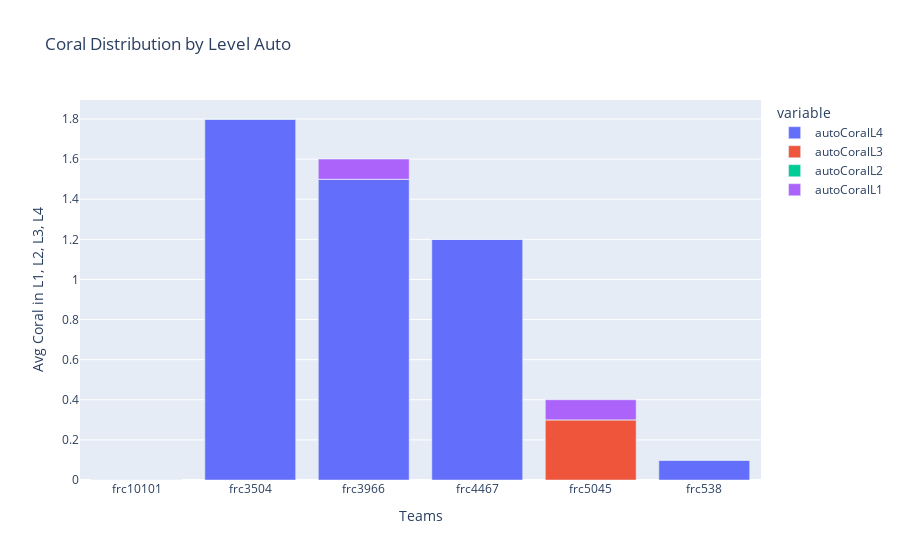
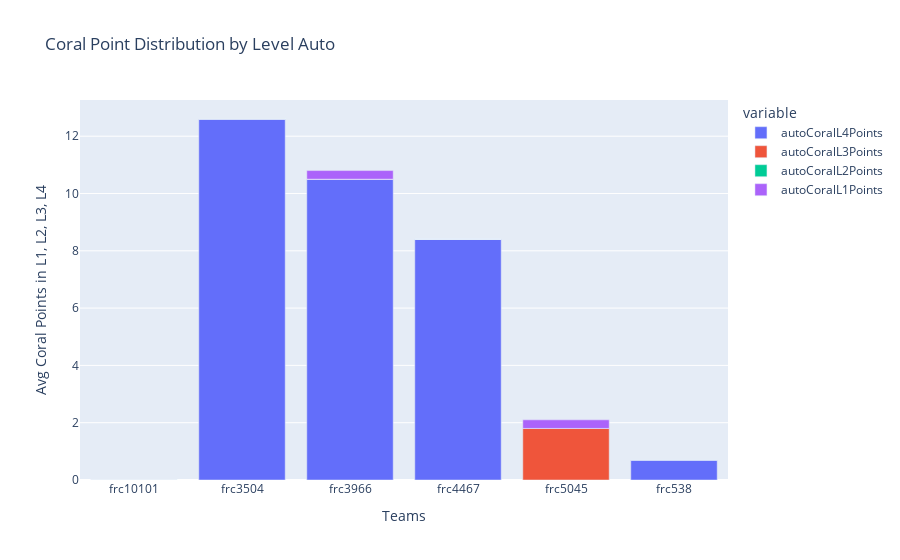
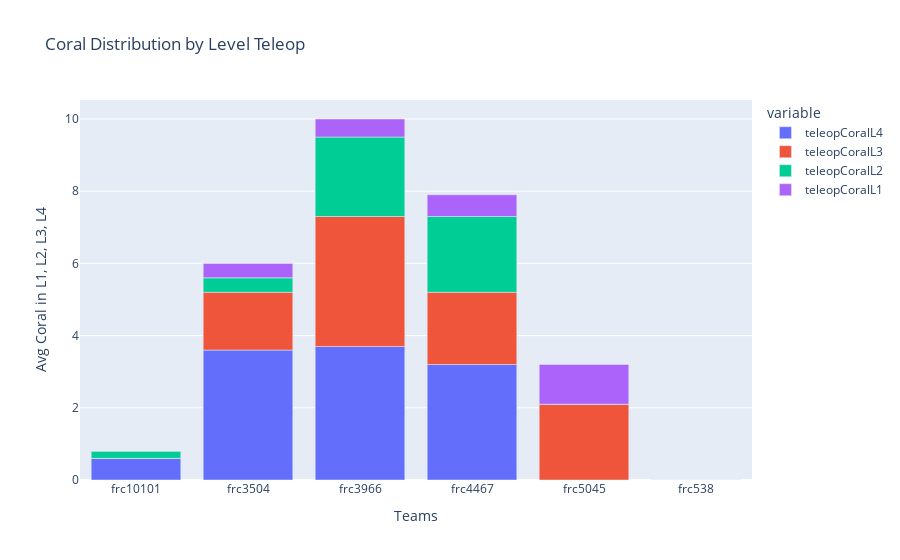
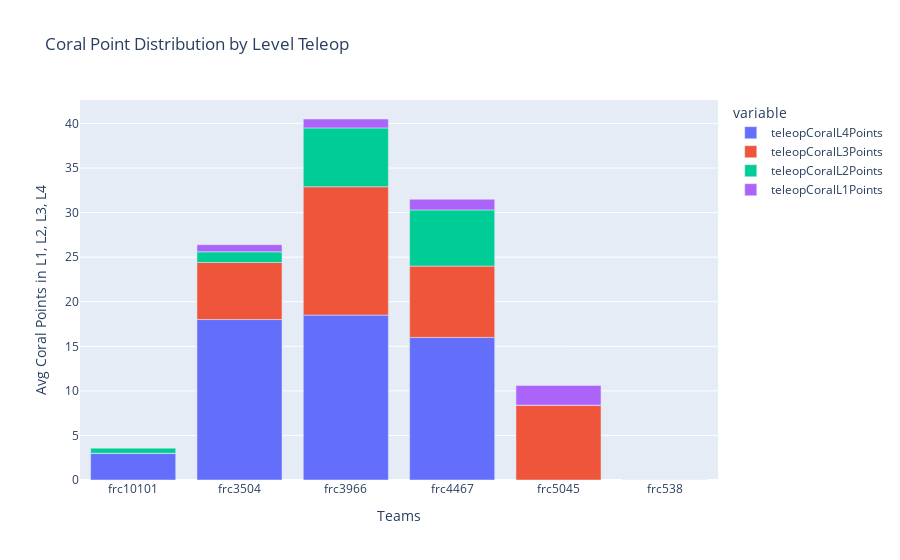

The notebook cell these images were saved under, in order:
### Code cell
import pandas as pd
import plotly.express as px
df = pd.read_csv("data/2025tnkn/match_scouting.csv")
teams = ["frc3504", "frc4467", "frc10101", "frc5045", "frc538", "frc3966"]
selected_teams = df[df["team_key"].isin(teams)]
# print(selected_teams)
avg = selected_teams.groupby("team_key").mean(numeric_only = True).reset_index()
# print(avg)
avg_by_point = avg[["team_key", "autoCoralL4", "autoCoralL3", "autoCoralL2", "autoCoralL1"]]
# print("Before")
# print(avg_by_point)
avg_by_point["autoCoralL4Points"] = avg["autoCoralL4"] * 7
avg_by_point["autoCoralL3Points"] = avg["autoCoralL3"] * 6
avg_by_point["autoCoralL2Points"] = avg["autoCoralL2"] * 4
avg_by_point["autoCoralL1Points"] = avg["autoCoralL1"] * 3
# print("After")
# print(avg_by_point)

avg_by_point_teleop = avg[["team_key", "teleopCoralL4", "teleopCoralL3", "teleopCoralL2", "teleopCoralL1"]]
avg_by_point_teleop["teleopCoralL4Points"] = avg["teleopCoralL4"] * 5
avg_by_point_teleop["teleopCoralL3Points"] = avg["teleopCoralL3"] * 4
avg_by_point_teleop["teleopCoralL2Points"] = avg["teleopCoralL2"] * 3
avg_by_point_teleop["teleopCoralL1Points"] = avg["teleopCoralL1"] * 2

# Avg Auto Coral by Team
fig = px.bar(avg, x = "team_key", y = ["autoCoralL4", "autoCoralL3", "autoCoralL2", "autoCoralL1"], title = "Coral Distribution by Level Auto")
fig.update_layout(xaxis_title = "Teams", yaxis_title = "Avg Coral in L1, L2, L3, L4")
fig.show()

# Avg Auto Coral Points by Team
fig = px.bar(avg_by_point, x = "team_key", y = ["autoCoralL4Points", "autoCoralL3Points", "autoCoralL2Points", "autoCoralL1Points"], title = "Coral Point Distribution by Level Auto")
fig.update_layout(xaxis_title = "Teams", yaxis_title = "Avg Coral Points in L1, L2, L3, L4")
fig.show()

# Avg TELEOP Coral by Team
fig = px.bar(avg, x = "team_key", y = ["teleopCoralL4", "teleopCoralL3", "teleopCoralL2", "teleopCoralL1"], title = "Coral Distribution by Level Teleop")
fig.update_layout(xaxis_title = "Teams", yaxis_title = "Avg Coral in L1, L2, L3, L4")
fig.show()

# Avg TELEOP Coral Points by Team
fig = px.bar(avg_by_point_teleop, x = "team_key", y = ["teleopCoralL4Points", "teleopCoralL3Points", "teleopCoralL2Points", "teleopCoralL1Points"], title = "Coral Point Distribution by Level Teleop")
fig.update_layout(xaxis_title = "Teams", yaxis_title = "Avg Coral Points in L1, L2, L3, L4")
fig.show()

### Figure 1 — Plotly figure (JSON) as saved in the notebook; plotly's stock layout.template omitted (floating-point values rounded to 4 significant figures)
{"data": [{"hovertemplate": "variable=autoCoralL4<br>team_key=%{x}<br>value=%{y}<extra></extra>", "legendgroup": "autoCoralL4", "marker": {"color": "#636efa", "pattern": {"shape": ""}}, "name": "autoCoralL4", "orientation": "v", "showlegend": true, "textposition": "auto", "type": "bar", "x": ["frc10101", "frc3504", "frc3966", "frc4467", "frc5045", "frc538"], "xaxis": "x", "y": [0.0, 1.8, 1.5, 1.2, 0.0, 0.1], "yaxis": "y"}, {"hovertemplate": "variable=autoCoralL3<br>team_key=%{x}<br>value=%{y}<extra></extra>", "legendgroup": "autoCoralL3", "marker": {"color": "#EF553B", "pattern": {"shape": ""}}, "name": "autoCoralL3", "orientation": "v", "showlegend": true, "textposition": "auto", "type": "bar", "x": ["frc10101", "frc3504", "frc3966", "frc4467", "frc5045", "frc538"], "xaxis": "x", "y": [0.0, 0.0, 0.0, 0.0, 0.3, 0.0], "yaxis": "y"}, {"hovertemplate": "variable=autoCoralL2<br>team_key=%{x}<br>value=%{y}<extra></extra>", "legendgroup": "autoCoralL2", "marker": {"color": "#00cc96", "pattern": {"shape": ""}}, "name": "autoCoralL2", "orientation": "v", "showlegend": true, "textposition": "auto", "type": "bar", "x": ["frc10101", "frc3504", "frc3966", "frc4467", "frc5045", "frc538"], "xaxis": "x", "y": [0.0, 0.0, 0.0, 0.0, 0.0, 0.0], "yaxis": "y"}, {"hovertemplate": "variable=autoCoralL1<br>team_key=%{x}<br>value=%{y}<extra></extra>", "legendgroup": "autoCoralL1", "marker": {"color": "#ab63fa", "pattern": {"shape": ""}}, "name": "autoCoralL1", "orientation": "v", "showlegend": true, "textposition": "auto", "type": "bar", "x": ["frc10101", "frc3504", "frc3966", "frc4467", "frc5045", "frc538"], "xaxis": "x", "y": [0.0, 0.0, 0.1, 0.0, 0.1, 0.0], "yaxis": "y"}], "layout": {"barmode": "relative", "legend": {"title": {"text": "variable"}, "tracegroupgap": 0}, "title": {"text": "Coral Distribution by Level Auto"}, "xaxis": {"anchor": "y", "domain": [0, 1], "title": {"text": "Teams"}}, "yaxis": {"anchor": "x", "domain": [0, 1], "title": {"text": "Avg Coral in L1, L2, L3, L4"}}}}

### Figure 2 — Plotly figure (JSON) as saved in the notebook; plotly's stock layout.template omitted (floating-point values rounded to 4 significant figures)
{"data": [{"hovertemplate": "variable=autoCoralL4Points<br>team_key=%{x}<br>value=%{y}<extra></extra>", "legendgroup": "autoCoralL4Points", "marker": {"color": "#636efa", "pattern": {"shape": ""}}, "name": "autoCoralL4Points", "orientation": "v", "showlegend": true, "textposition": "auto", "type": "bar", "x": ["frc10101", "frc3504", "frc3966", "frc4467", "frc5045", "frc538"], "xaxis": "x", "y": [0.0, 12.6, 10.5, 8.4, 0.0, 0.7], "yaxis": "y"}, {"hovertemplate": "variable=autoCoralL3Points<br>team_key=%{x}<br>value=%{y}<extra></extra>", "legendgroup": "autoCoralL3Points", "marker": {"color": "#EF553B", "pattern": {"shape": ""}}, "name": "autoCoralL3Points", "orientation": "v", "showlegend": true, "textposition": "auto", "type": "bar", "x": ["frc10101", "frc3504", "frc3966", "frc4467", "frc5045", "frc538"], "xaxis": "x", "y": [0.0, 0.0, 0.0, 0.0, 1.8, 0.0], "yaxis": "y"}, {"hovertemplate": "variable=autoCoralL2Points<br>team_key=%{x}<br>value=%{y}<extra></extra>", "legendgroup": "autoCoralL2Points", "marker": {"color": "#00cc96", "pattern": {"shape": ""}}, "name": "autoCoralL2Points", "orientation": "v", "showlegend": true, "textposition": "auto", "type": "bar", "x": ["frc10101", "frc3504", "frc3966", "frc4467", "frc5045", "frc538"], "xaxis": "x", "y": [0.0, 0.0, 0.0, 0.0, 0.0, 0.0], "yaxis": "y"}, {"hovertemplate": "variable=autoCoralL1Points<br>team_key=%{x}<br>value=%{y}<extra></extra>", "legendgroup": "autoCoralL1Points", "marker": {"color": "#ab63fa", "pattern": {"shape": ""}}, "name": "autoCoralL1Points", "orientation": "v", "showlegend": true, "textposition": "auto", "type": "bar", "x": ["frc10101", "frc3504", "frc3966", "frc4467", "frc5045", "frc538"], "xaxis": "x", "y": [0.0, 0.0, 0.3, 0.0, 0.3, 0.0], "yaxis": "y"}], "layout": {"barmode": "relative", "legend": {"title": {"text": "variable"}, "tracegroupgap": 0}, "title": {"text": "Coral Point Distribution by Level Auto"}, "xaxis": {"anchor": "y", "domain": [0, 1], "title": {"text": "Teams"}}, "yaxis": {"anchor": "x", "domain": [0, 1], "title": {"text": "Avg Coral Points in L1, L2, L3, L4"}}}}

### Figure 3 — Plotly figure (JSON) as saved in the notebook; plotly's stock layout.template omitted (floating-point values rounded to 4 significant figures)
{"data": [{"hovertemplate": "variable=teleopCoralL4<br>team_key=%{x}<br>value=%{y}<extra></extra>", "legendgroup": "teleopCoralL4", "marker": {"color": "#636efa", "pattern": {"shape": ""}}, "name": "teleopCoralL4", "orientation": "v", "showlegend": true, "textposition": "auto", "type": "bar", "x": ["frc10101", "frc3504", "frc3966", "frc4467", "frc5045", "frc538"], "xaxis": "x", "y": [0.6, 3.6, 3.7, 3.2, 0.0, 0.0], "yaxis": "y"}, {"hovertemplate": "variable=teleopCoralL3<br>team_key=%{x}<br>value=%{y}<extra></extra>", "legendgroup": "teleopCoralL3", "marker": {"color": "#EF553B", "pattern": {"shape": ""}}, "name": "teleopCoralL3", "orientation": "v", "showlegend": true, "textposition": "auto", "type": "bar", "x": ["frc10101", "frc3504", "frc3966", "frc4467", "frc5045", "frc538"], "xaxis": "x", "y": [0.0, 1.6, 3.6, 2.0, 2.1, 0.0], "yaxis": "y"}, {"hovertemplate": "variable=teleopCoralL2<br>team_key=%{x}<br>value=%{y}<extra></extra>", "legendgroup": "teleopCoralL2", "marker": {"color": "#00cc96", "pattern": {"shape": ""}}, "name": "teleopCoralL2", "orientation": "v", "showlegend": true, "textposition": "auto", "type": "bar", "x": ["frc10101", "frc3504", "frc3966", "frc4467", "frc5045", "frc538"], "xaxis": "x", "y": [0.2, 0.4, 2.2, 2.1, 0.0, 0.0], "yaxis": "y"}, {"hovertemplate": "variable=teleopCoralL1<br>team_key=%{x}<br>value=%{y}<extra></extra>", "legendgroup": "teleopCoralL1", "marker": {"color": "#ab63fa", "pattern": {"shape": ""}}, "name": "teleopCoralL1", "orientation": "v", "showlegend": true, "textposition": "auto", "type": "bar", "x": ["frc10101", "frc3504", "frc3966", "frc4467", "frc5045", "frc538"], "xaxis": "x", "y": [0.0, 0.4, 0.5, 0.6, 1.1, 0.0], "yaxis": "y"}], "layout": {"barmode": "relative", "legend": {"title": {"text": "variable"}, "tracegroupgap": 0}, "title": {"text": "Coral Distribution by Level Teleop"}, "xaxis": {"anchor": "y", "domain": [0, 1], "title": {"text": "Teams"}}, "yaxis": {"anchor": "x", "domain": [0, 1], "title": {"text": "Avg Coral in L1, L2, L3, L4"}}}}

### Figure 4 — Plotly figure (JSON) as saved in the notebook; plotly's stock layout.template omitted (floating-point values rounded to 4 significant figures)
{"data": [{"hovertemplate": "variable=teleopCoralL4Points<br>team_key=%{x}<br>value=%{y}<extra></extra>", "legendgroup": "teleopCoralL4Points", "marker": {"color": "#636efa", "pattern": {"shape": ""}}, "name": "teleopCoralL4Points", "orientation": "v", "showlegend": true, "textposition": "auto", "type": "bar", "x": ["frc10101", "frc3504", "frc3966", "frc4467", "frc5045", "frc538"], "xaxis": "x", "y": [3.0, 18.0, 18.5, 16.0, 0.0, 0.0], "yaxis": "y"}, {"hovertemplate": "variable=teleopCoralL3Points<br>team_key=%{x}<br>value=%{y}<extra></extra>", "legendgroup": "teleopCoralL3Points", "marker": {"color": "#EF553B", "pattern": {"shape": ""}}, "name": "teleopCoralL3Points", "orientation": "v", "showlegend": true, "textposition": "auto", "type": "bar", "x": ["frc10101", "frc3504", "frc3966", "frc4467", "frc5045", "frc538"], "xaxis": "x", "y": [0.0, 6.4, 14.4, 8.0, 8.4, 0.0], "yaxis": "y"}, {"hovertemplate": "variable=teleopCoralL2Points<br>team_key=%{x}<br>value=%{y}<extra></extra>", "legendgroup": "teleopCoralL2Points", "marker": {"color": "#00cc96", "pattern": {"shape": ""}}, "name": "teleopCoralL2Points", "orientation": "v", "showlegend": true, "textposition": "auto", "type": "bar", "x": ["frc10101", "frc3504", "frc3966", "frc4467", "frc5045", "frc538"], "xaxis": "x", "y": [0.6, 1.2, 6.6, 6.3, 0.0, 0.0], "yaxis": "y"}, {"hovertemplate": "variable=teleopCoralL1Points<br>team_key=%{x}<br>value=%{y}<extra></extra>", "legendgroup": "teleopCoralL1Points", "marker": {"color": "#ab63fa", "pattern": {"shape": ""}}, "name": "teleopCoralL1Points", "orientation": "v", "showlegend": true, "textposition": "auto", "type": "bar", "x": ["frc10101", "frc3504", "frc3966", "frc4467", "frc5045", "frc538"], "xaxis": "x", "y": [0.0, 0.8, 1.0, 1.2, 2.2, 0.0], "yaxis": "y"}], "layout": {"barmode": "relative", "legend": {"title": {"text": "variable"}, "tracegroupgap": 0}, "title": {"text": "Coral Point Distribution by Level Teleop"}, "xaxis": {"anchor": "y", "domain": [0, 1], "title": {"text": "Teams"}}, "yaxis": {"anchor": "x", "domain": [0, 1], "title": {"text": "Avg Coral Points in L1, L2, L3, L4"}}}}
